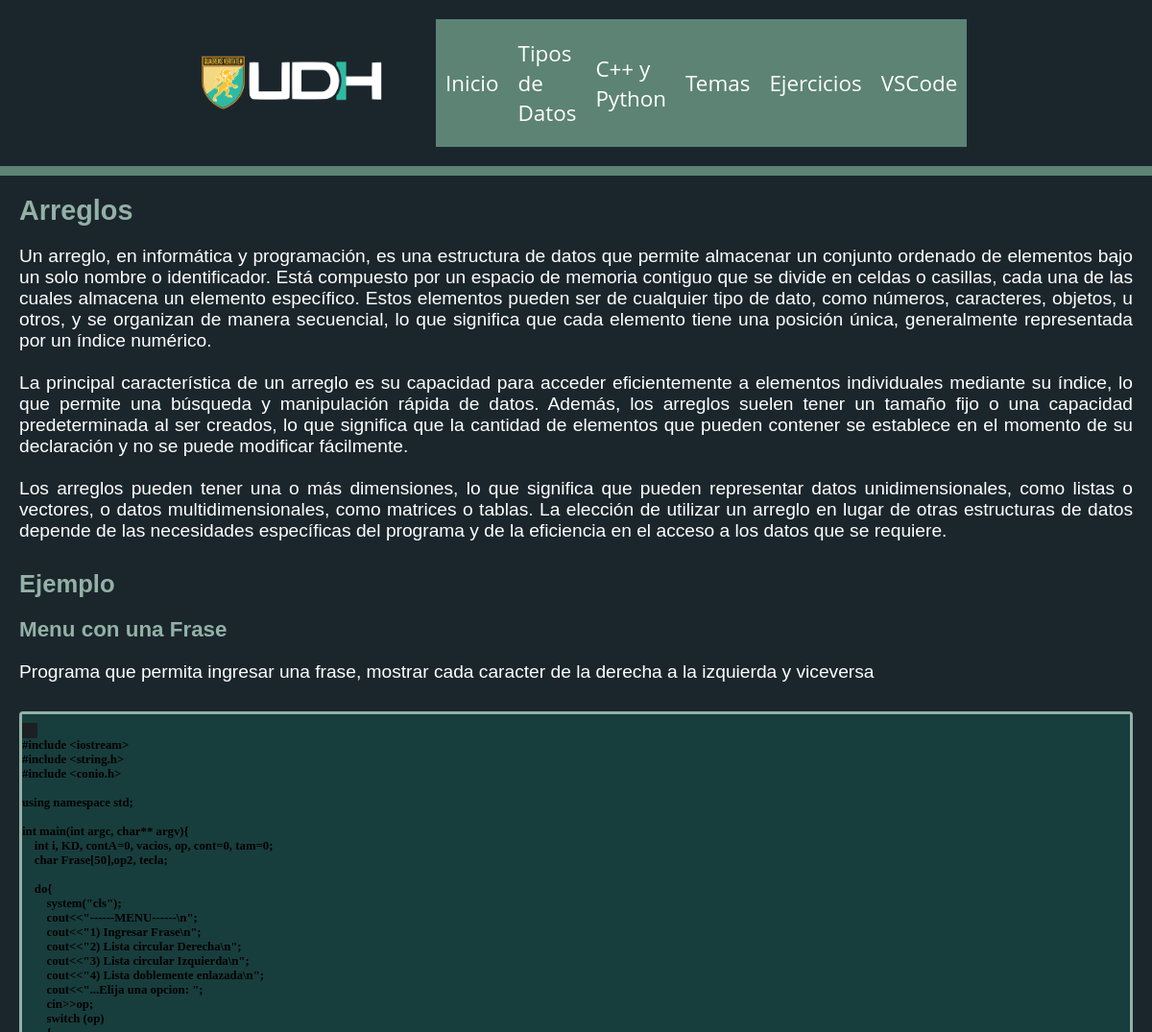
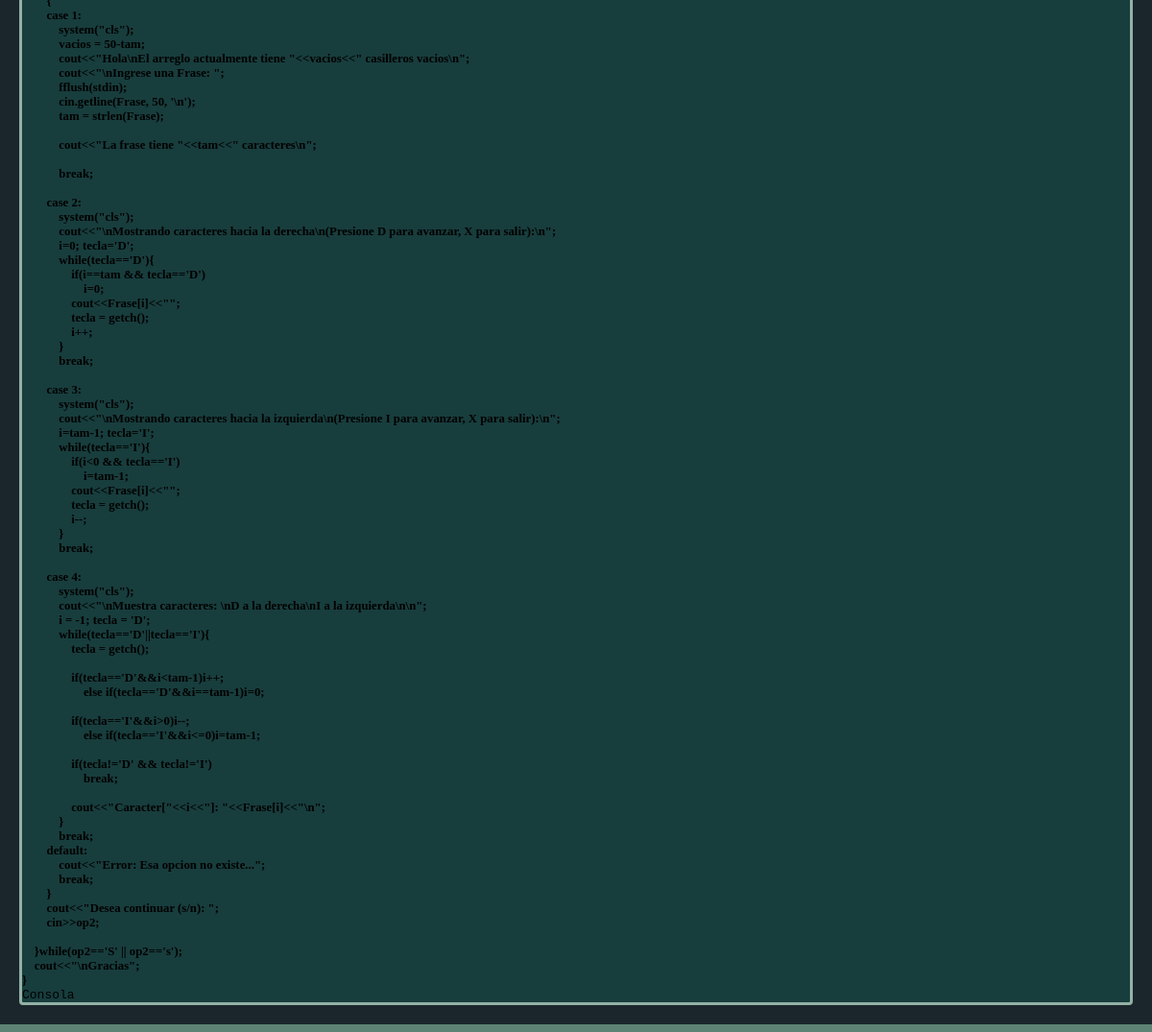
/Temas/Arreglos/, run on the app's committed database (2 pictures, top to bottom).
### exercises/models.py (models this page shows, shortened)
class Categories(models.Model):
    name = models.CharField(max_length=20)
    icon = models.CharField(max_length=150, default='set-iconify-here')
    summary = models.TextField(default='resumen')
    content = models.TextField(default='texto')
    hasSubcategories = models.BooleanField(default=False)

class Exercises(models.Model):
    category = models.ForeignKey(Categories, on_delete=models.CASCADE)
    title = models.CharField(max_length=100)
    desc = models.TextField()
    cpp_snippet = models.TextField()
    py_snippet = models.TextField()
    subcategoty = models.ForeignKey(Subcategories, on_delete=models.CASCADE, null=True, blank=True, default=None)

### exercises/views.py (the view)
# urls.py: path('Temas/<str:category_name>/', CategoryDetailView.as_view(), name='categoria'),
class CategoryDetailView(View):
    def get(self, request, category_name):
        category, _ = get_category_and_exercise(category_name)
        exercise = Exercises.objects.filter(category=category)
        random_exercise = random.choice(exercise)
        textExam, objectives = parse_description(random_exercise.desc)
        textCat, steps = parse_description(category.content)
        subcategories = Subcategories.objects.filter(category=category)
        return render(request, 'category_detail.html', {'category': category,
                                                        'exercise': random_exercise,
                                                        'textCat':textCat,
                                                        'steps':steps,
                                                        'text':textExam,
                                                        'objectives':objectives,
                                                        'subcategories': subcategories})

### exercises/views.py (called while the page is built)
def parse_description(description):
    paragraphs = description.split('\n')
    content_element = ""
    list_element = []
    for paragraph in paragraphs:
        if re.match(r'^\d+\.\s', paragraph):
            list_element.append(paragraph)
        else:
            content_element += paragraph + "\n"
    return content_element.strip(), list_element

def get_category_and_exercise(category_name, exer_title=None):
    category = get_object_or_404(Categories, name=category_name)
    if exer_title:
        exercise = get_object_or_404(Exercises, title=exer_title)
        return category, exercise
    return category, None

### exercises/static/templates/category_detail.html (shortened to what this page needs)
{% extends 'base.html' %}
{% block content %}
<div class="categText">
    <h1>{{ category.name }}</h1>
    <p class="themeContext">{{ textCat }}</p>
</div>
{% if category.hasSubcategories %}
<h2>Algoritmos Vistos en Clase</h2>
<div class="category-grid">
    {% for subcategory in subcategories %}
    <a href="{% url 'subcategoria' category.name subcategory.name %}">
        <div class="category-card">
            <h3>{{ subcategory.name }}</h3>
        </div>
    </a>
    {% endfor %}
</div>
<br>
{% else %}
<div class="examText">
    <h2>Ejemplo</h2>
    {% include 'exercise_parse.html' %}
</div>
{% endif %}
{% endblock %}

### exercises/static/templates/exercise_parse.html (shortened to what this page needs)
{% load static%}
<div class="description">
    <h3>{{ exercise.title }}</h3>
    <p>{{ text }}</p>
</div>
<div class="exercise">
    <div class="snippet" id="codeSnippets">
        <div class="snippet-toggle">
            <button id="cppSnippetBtn" class="active">
            </button>
            <button id="pySnippetBtn">
            </button>
        </div>
        <pre id="cppSnippet" class="active"><code class="language-cpp" id="cppCode">{{ exercise.cpp_snippet }}</code></pre>
        <pre id="console">Consola</pre>
    </div>
</div>

### exercises/static/css/style.css (style rules this page uses)
* { margin: 0; padding: 0; }
body { display: flex; flex-direction: column; min-height: 100vh; background-color: #1B262C; font-family: "Open Sans", "Helvetica Neue", Helvetica, Arial, sans-serif; }
h1, h2, h3, p { color: #FFFFFF; margin-bottom: 20px; }
h1 { font-size: 180%; font-family: 'Ubuntu', sans-serif; color: #93B1A6; }
h2 { font-size: 160%; font-family: 'Ubuntu', sans-serif; color: #93B1A6; }
h3 { font-size: 140%; font-family: 'Ubuntu', sans-serif; color: #93B1A6; }
p { font-size: 120%; font-family: 'Ubuntu', sans-serif; white-space: pre-line; text-align: justify; }

### exercises/static/css/exercise.css (style rules this page uses)
.description { margin-bottom: 20px; }
.snippet-toggle { text-align: left; background-color: #183D3D; margin-bottom: 0; }
.snippet-toggle button { background-color: #183D3D; border: none; padding: 8px; margin: 0; cursor: pointer; transition: none; }
.snippet-toggle button.active { background-color: rgb(28, 32, 35); color: #93B1A6; }
.snippet { border: 3px solid #93B1A6; padding: 0%; background-color: #183D3D; border-radius: 4px; }
#pySnippet, #cppSnippet { margin: 0; }
code { font-family: MonoCraft; font-weight: bolder; font-size: 80%; }

### data on the page
Categories: name "Arreglos", content "Un arreglo, en informática y programación, es una estructura de datos que permite almacenar un conjunto ordenado de elementos bajo un solo nombre o identificador. Está compuesto por un espacio de memoria contiguo que se divide en celdas o casillas, cada una de las cuales almacena un elemento específico. Estos elementos pueden ser de cualquier tipo de dato, como números, caracteres, objetos, u otros, y se organizan de manera secuencial, lo que significa que cada elemento tiene una posición única, generalmente representada por un índice numérico. La principal característica de un arreglo es su capacidad para acceder eficientemente a elementos individuales mediante su índice, lo que permite…"
Exercises: title "Menu con una Frase", desc "Programa que permita ingresar una frase, mostrar cada caracter de la derecha a la izquierda y viceversa", cpp_snippet "#include <iostream> #include <string.h> #include <conio.h> using namespace std; int main(int argc, char** argv){ int i, KD, contA=0, vacios, op, cont=0, tam=0; char Frase[50],op2, tecla; do{ system(\"cls\"); cout<<\"------MENU------\\n\"; cout<<\"1) Ingresar Frase\\n\"; cout<<\"2) Lista circular Derecha\\n\"; cout<<\"3) Lista circular Izquierda\\n\"; cout<<\"4) Lista doblemente enlazada\\n\"; cout<<\"...Elija una opcion: \"; cin>>op; switch (op) { case 1: system(\"cls\"); vacios = 50-tam; cout<<\"Hola\\nEl arreglo actualmente tiene \"<<vacios<<\" casilleros vacios\\n\"; cout<<\"\\nIngrese una Frase: \"; fflush(stdin); cin.getline(Frase, 50, '\\n'); tam = strlen(Frase); cout<<\"La frase tiene \"<<tam<<\" caracteres\\n\";…"
